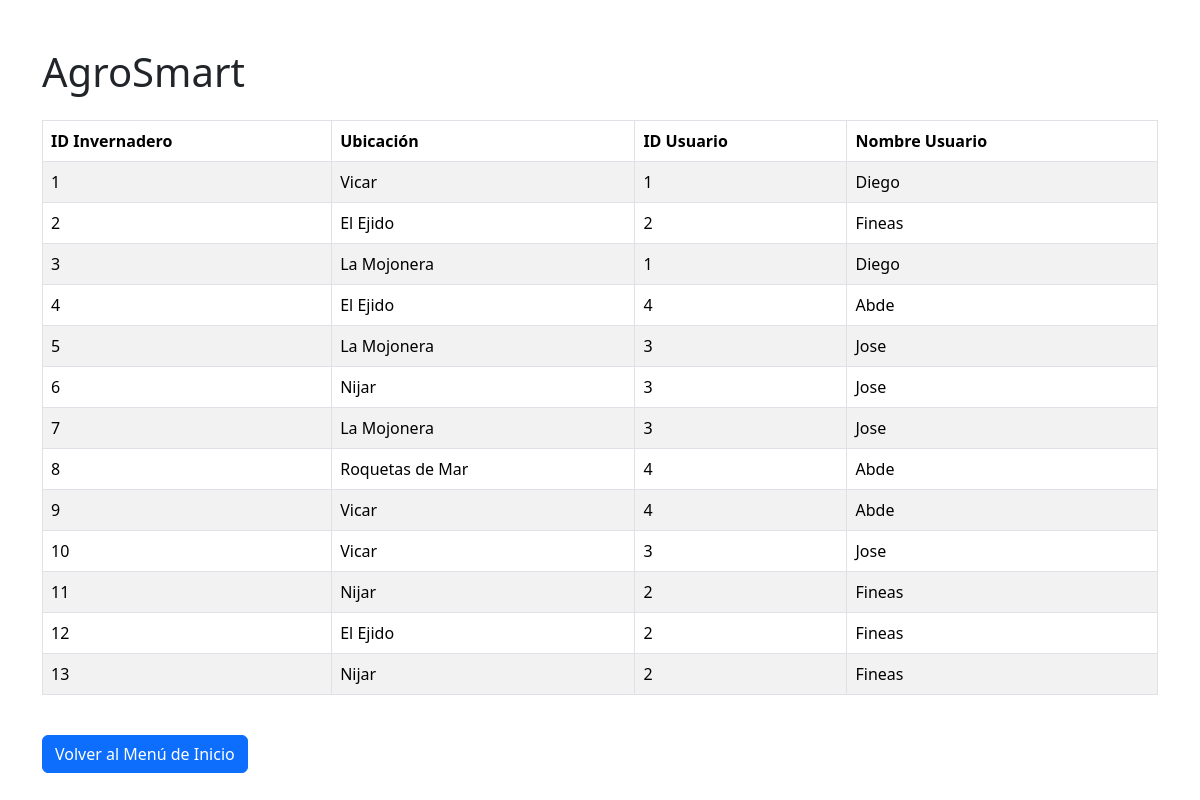
Screenshot of /secadmin/usuariosInvernadero.php with the database file from the repository.
### tables this page shows
CREATE TABLE `invernadero` (
  `id_Invernadero` int(11) NOT NULL,
  `ubicacionInvernadero` varchar(50) NOT NULL,
  `idUsuario` int(11) NOT NULL
);

CREATE TABLE `usuarios` (
  `idUsuario` int(11) NOT NULL,
  `nombreUsuario` varchar(30) NOT NULL,
  `apellidoUsuario` varchar(50) NOT NULL,
  `emailUsuario` varchar(50) NOT NULL,
  `passwordUsuario` varchar(50) NOT NULL,
  `telefonoUsuario` int(11) NOT NULL,
  `rolUsuario` varchar(15) NOT NULL
);

### secadmin/usuariosInvernadero.php (the view, shortened to what this page needs)
<?php
$server = "localhost:3306";
$user = "root";
$pass = "";
$base = "gestioninvernaderos";
$dwes = mysqli_connect($server, $user, $pass, $base);
$query = "SELECT i.id_Invernadero, i.ubicacionInvernadero, i.idUsuario, u.nombreUsuario
FROM invernadero i
INNER JOIN usuarios u ON i.idUsuario = u.idUsuario;";
$result = mysqli_query($dwes, $query);
?>
<!DOCTYPE html>
<html lang="es">
<head>
    <link href="https://cdn.jsdelivr.net/npm/bootstrap@5.3.3/dist/css/bootstrap.min.css" rel="stylesheet">
</head>
<body>
    <div class="container mt-5">
        <h1 class="mb-4">AgroSmart</h1>
        <table class="table table-striped table-bordered">
            <thead>
                <tr>
                    <th>ID Invernadero</th>
                    <th>Ubicación</th>
                    <th>ID Usuario</th>
                    <th>Nombre Usuario</th>
                </tr>
            </thead>
            <tbody>
                <?php
                if ($result && mysqli_num_rows($result) > 0) {
                    while ($row = mysqli_fetch_assoc($result)) {
                        echo "<tr>
                                <td>{$row['id_Invernadero']}</td>
                                <td>{$row['ubicacionInvernadero']}</td>
                                <td>{$row['idUsuario']}</td>
                                <td>{$row['nombreUsuario']}</td>
                              </tr>";
                    }
                } else {
                    echo "<tr><td colspan='4'>No se han encontrado usuarios asociados a los invernaderos</td></tr>";
                }
                ?>
            </tbody>
        </table>
        <a href="../agrosmart.php" class="btn btn-primary mt-4">Volver al Menú de Inicio</a> </div>
</body>
</html>

### rows the page displays
invernadero: id_Invernadero "1", ubicacionInvernadero "Vicar", idUsuario "1", idUsuario.nombreUsuario "Diego"
invernadero: id_Invernadero "2", ubicacionInvernadero "El Ejido", idUsuario "2", idUsuario.nombreUsuario "Fineas"
invernadero: id_Invernadero "3", ubicacionInvernadero "La Mojonera", idUsuario "1", idUsuario.nombreUsuario "Diego"
invernadero: id_Invernadero "4", ubicacionInvernadero "El Ejido", idUsuario "4", idUsuario.nombreUsuario "Abde"
invernadero: id_Invernadero "5", ubicacionInvernadero "La Mojonera", idUsuario "3", idUsuario.nombreUsuario "Jose"
invernadero: id_Invernadero "6", ubicacionInvernadero "Nijar", idUsuario "3", idUsuario.nombreUsuario "Jose"
invernadero: id_Invernadero "7", ubicacionInvernadero "La Mojonera", idUsuario "3", idUsuario.nombreUsuario "Jose"
invernadero: id_Invernadero "8", ubicacionInvernadero "Roquetas de Mar", idUsuario "4", idUsuario.nombreUsuario "Abde"
invernadero: id_Invernadero "9", ubicacionInvernadero "Vicar", idUsuario "4", idUsuario.nombreUsuario "Abde"
invernadero: id_Invernadero "10", ubicacionInvernadero "Vicar", idUsuario "3", idUsuario.nombreUsuario "Jose"
invernadero: id_Invernadero "11", ubicacionInvernadero "Nijar", idUsuario "2", idUsuario.nombreUsuario "Fineas"
invernadero: id_Invernadero "12", ubicacionInvernadero "El Ejido", idUsuario "2", idUsuario.nombreUsuario "Fineas"
invernadero: id_Invernadero "13", ubicacionInvernadero "Nijar", idUsuario "2", idUsuario.nombreUsuario "Fineas"
